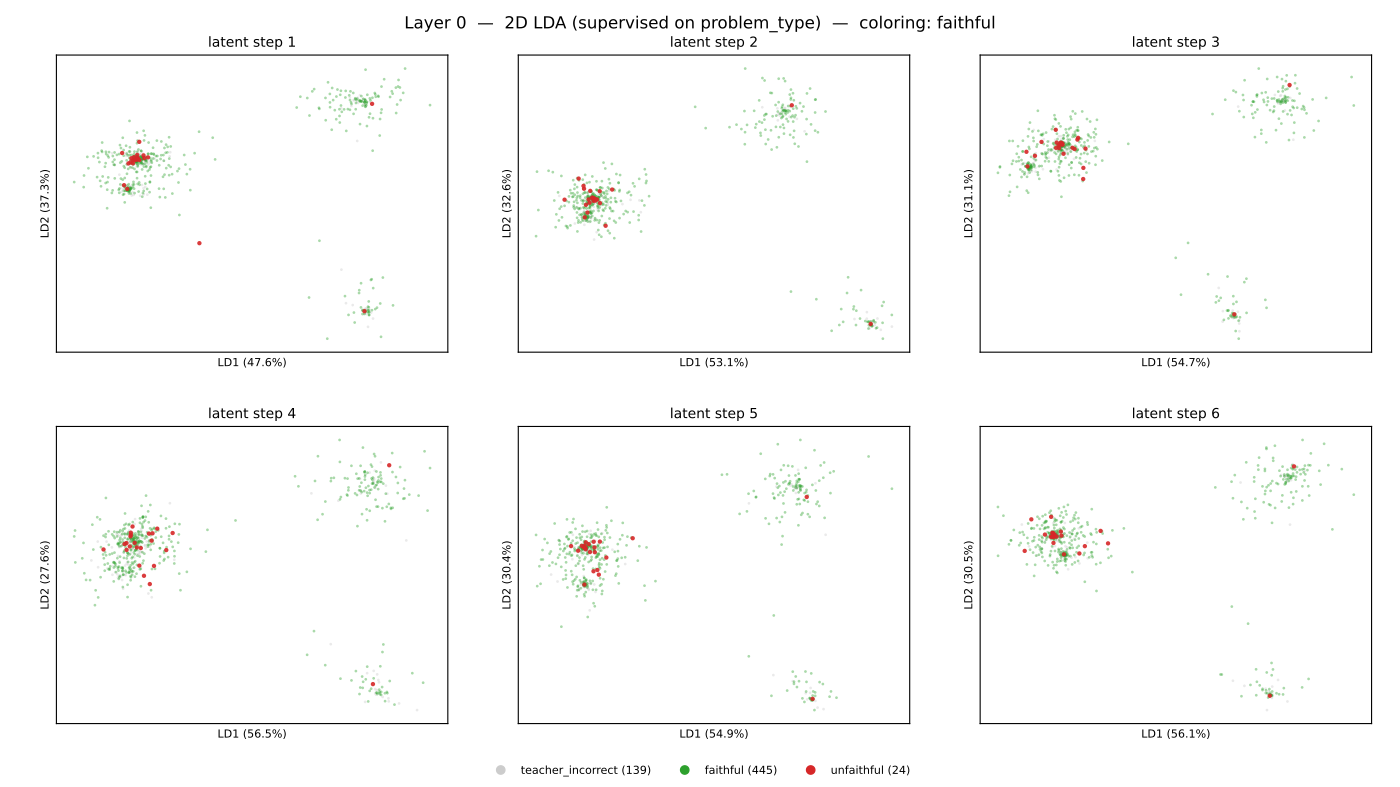

Python code for this plot:
"""Per-(layer, latent-step) 2D LDA of student activations on SVAMP, where the
two projected axes are chosen to maximize separation between the four SVAMP
problem types (Subtraction / Addition / Common-Division / Multiplication).
Same coloring schemes and slide ordering as pca_slideshow.py.

LDA is supervised on problem_type. The faithful/magnitude/plain colorings
re-use those same directions to ask whether problem-type-discriminating axes
also happen to separate other labels.

Layout (one slide per page, 6 subplots per slide):
  - one slide per layer, plain                  (17 slides)
  - one slide per layer, faithful/unfaithful    (17 slides)
  - one slide per layer, problem type           (17 slides)
  - one slide per layer, magnitude bucket       (17 slides)
Total: 68 slides.
"""

from __future__ import annotations

import json
from collections import Counter
from pathlib import Path

import matplotlib.pyplot as plt
import numpy as np
import torch
from datasets import concatenate_datasets, load_dataset
from matplotlib.backends.backend_pdf import PdfPages
from matplotlib.lines import Line2D
from sklearn.discriminant_analysis import LinearDiscriminantAnalysis


REPO = Path(__file__).resolve().parent.parent.parent
ACTS_PATH = REPO / "inference" / "runs" / "svamp_student" / "activations.pt"
RESULTS_PATH = REPO / "inference" / "runs" / "svamp_teacher" / "results.json"
JUDGED_PATH = REPO.parent / "cf-datasets" / "svamp_judged.json"
OUT_PDF = REPO / "visualizations-student-correct" / "sc-v1" / "lda_slideshow.pdf"

PROBLEM_TYPE_COLORS = {
    "Subtraction": "#1f77b4",
    "Addition": "#ff7f0e",
    "Common-Division": "#2ca02c",
    "Multiplication": "#d62728",
}
FAITHFUL_COLORS = {
    "faithful": "#2ca02c",
    "unfaithful": "#d62728",
    "teacher_incorrect": "#cccccc",
}
MAG_BUCKETS = ["<10", "10-99", "100-999", "1000+"]
MAG_COLORS = {
    "<10": "#440154",
    "10-99": "#3b528b",
    "100-999": "#21918c",
    "1000+": "#fde725",
}


def bucket_magnitude(ans: np.ndarray) -> np.ndarray:
    out = np.empty(len(ans), dtype=object)
    out[ans < 10] = "<10"
    out[(ans >= 10) & (ans < 100)] = "10-99"
    out[(ans >= 100) & (ans < 1000)] = "100-999"
    out[ans >= 1000] = "1000+"
    return out


def load_metadata() -> dict:
    print("loading metadata", flush=True)
    ds = load_dataset("ChilleD/SVAMP")
    full = concatenate_datasets([ds["train"], ds["test"]])
    types = [t.replace("Common-Divison", "Common-Division") for t in full["Type"]]
    answers = np.array(
        [float(str(a).replace(",", "")) for a in full["Answer"]], dtype=np.float64
    )
    teacher = json.load(open(RESULTS_PATH))
    judged = json.load(open(JUDGED_PATH))
    label_by_idx = {j["idx"]: j["label"] for j in judged}
    faithful = [
        label_by_idx[t["idx"]] if t["idx"] in label_by_idx else "teacher_incorrect"
        for t in teacher
    ]
    return {
        "n": len(types),
        "problem_type": np.array(types),
        "answer": answers,
        "faithful": np.array(faithful),
        "magnitude": bucket_magnitude(answers),
    }


def load_activations() -> np.ndarray:
    print(f"loading activations from {ACTS_PATH}", flush=True)
    t = torch.load(ACTS_PATH, map_location="cpu", weights_only=True)
    a = t.float().numpy()  # (N, latent_steps, layers+1, hidden)
    print(f"  shape={a.shape}  bytes={a.nbytes/1e9:.2f} GB", flush=True)
    return a


def fit_all_lda_2d(
    acts: np.ndarray, problem_type: np.ndarray
) -> tuple[np.ndarray, np.ndarray]:
    """Return projected coords (L, S, N, 2) and var-ratio (L, S, 2)."""
    N, S, L, _H = acts.shape
    out = np.empty((L, S, N, 2), dtype=np.float32)
    var_ratio = np.empty((L, S, 2), dtype=np.float32)
    print(
        f"fitting {L*S} LDAs (2D, supervised on problem_type, "
        f"per layer × per latent step)",
        flush=True,
    )
    for layer in range(L):
        for step in range(S):
            X = acts[:, step, layer, :]
            lda = LinearDiscriminantAnalysis(n_components=2, solver="svd")
            out[layer, step] = lda.fit_transform(X, problem_type)
            var_ratio[layer, step] = lda.explained_variance_ratio_[:2]
        print(f"  layer {layer}/{L-1} done", flush=True)
    return out, var_ratio


def render_slide(
    pdf: PdfPages,
    layer: int,
    proj_for_layer: np.ndarray,  # (S, N, 2)
    var_for_layer: np.ndarray,  # (S, 2)
    coloring: str,
    meta: dict,
):
    S = proj_for_layer.shape[0]
    fig, axes = plt.subplots(2, 3, figsize=(14, 7.875))
    fig.suptitle(
        f"Layer {layer}  —  2D LDA (supervised on problem_type)  —  coloring: {coloring}",
        fontsize=12,
    )
    legend_proxies: list[Line2D] = []
    for s, ax in enumerate(axes.ravel()):
        if s >= S:
            ax.axis("off")
            continue
        xy = proj_for_layer[s]

        if coloring == "plain":
            ax.scatter(xy[:, 0], xy[:, 1], s=4, c="#3357aa", alpha=0.5, linewidths=0)

        elif coloring == "faithful":
            order = ["teacher_incorrect", "faithful", "unfaithful"]  # rare on top
            for cls in order:
                mask = meta["faithful"] == cls
                ax.scatter(
                    xy[mask, 0], xy[mask, 1],
                    s=10 if cls == "unfaithful" else 4,
                    c=FAITHFUL_COLORS[cls],
                    alpha=0.9 if cls == "unfaithful" else 0.4,
                    linewidths=0,
                )
            if s == 0:
                for cls in order:
                    n = (meta["faithful"] == cls).sum()
                    legend_proxies.append(
                        Line2D([0], [0], marker="o", linestyle="",
                               color=FAITHFUL_COLORS[cls], label=f"{cls} ({n})")
                    )

        elif coloring == "problem_type":
            for cls, color in PROBLEM_TYPE_COLORS.items():
                mask = meta["problem_type"] == cls
                ax.scatter(
                    xy[mask, 0], xy[mask, 1],
                    s=4, c=color, alpha=0.55, linewidths=0,
                )
            if s == 0:
                for cls, color in PROBLEM_TYPE_COLORS.items():
                    n = (meta["problem_type"] == cls).sum()
                    legend_proxies.append(
                        Line2D([0], [0], marker="o", linestyle="",
                               color=color, label=f"{cls} ({n})")
                    )

        elif coloring == "magnitude":
            for cls in MAG_BUCKETS:
                mask = meta["magnitude"] == cls
                ax.scatter(
                    xy[mask, 0], xy[mask, 1],
                    s=4, c=MAG_COLORS[cls], alpha=0.6, linewidths=0,
                )
            if s == 0:
                for cls in MAG_BUCKETS:
                    n = (meta["magnitude"] == cls).sum()
                    legend_proxies.append(
                        Line2D([0], [0], marker="o", linestyle="",
                               color=MAG_COLORS[cls], label=f"{cls} ({n})")
                    )
        else:
            raise ValueError(coloring)

        ax.set_title(f"latent step {s+1}", fontsize=10)
        ax.set_xticks([])
        ax.set_yticks([])
        ax.set_xlabel(f"LD1 ({var_for_layer[s, 0]*100:.1f}%)", fontsize=8)
        ax.set_ylabel(f"LD2 ({var_for_layer[s, 1]*100:.1f}%)", fontsize=8)

    if legend_proxies:
        fig.legend(
            handles=legend_proxies,
            loc="lower center",
            ncol=len(legend_proxies),
            fontsize=8,
            frameon=False,
            bbox_to_anchor=(0.5, 0.0),
        )
    fig.subplots_adjust(top=0.93, bottom=0.08, left=0.04, right=0.98, wspace=0.18, hspace=0.25)
    pdf.savefig(fig, dpi=140)
    plt.close(fig)


def main():
    meta = load_metadata()
    acts = load_activations()

    # Filter to student-correct.
    sr = json.load(open(REPO / "inference/runs/svamp_student/results.json"))
    mask = np.array([r["correct"] for r in sr], dtype=bool)
    print(f"filtering to student-correct: {int(mask.sum())}/{len(mask)} kept", flush=True)
    acts = acts[mask]
    for k in ("problem_type", "answer", "faithful", "magnitude"):
        meta[k] = meta[k][mask]
    meta["n"] = int(mask.sum())

    print(
        "labels (student-correct only): faithful=", dict(Counter(meta["faithful"])),
        " | type=", dict(Counter(meta["problem_type"])),
        " | mag=", dict(Counter(meta["magnitude"])),
        flush=True,
    )

    proj_all, var_all = fit_all_lda_2d(acts, meta["problem_type"])
    L = proj_all.shape[0]

    print(f"writing {OUT_PDF}", flush=True)
    OUT_PDF.parent.mkdir(parents=True, exist_ok=True)
    with PdfPages(OUT_PDF) as pdf:
        for coloring in ["faithful", "problem_type"]:
            print(f"  coloring: {coloring}", flush=True)
            for layer in range(L):
                render_slide(pdf, layer, proj_all[layer], var_all[layer], coloring, meta)
    print(f"done -> {OUT_PDF}  ({OUT_PDF.stat().st_size/1e6:.1f} MB)")


if __name__ == "__main__":
    main()
